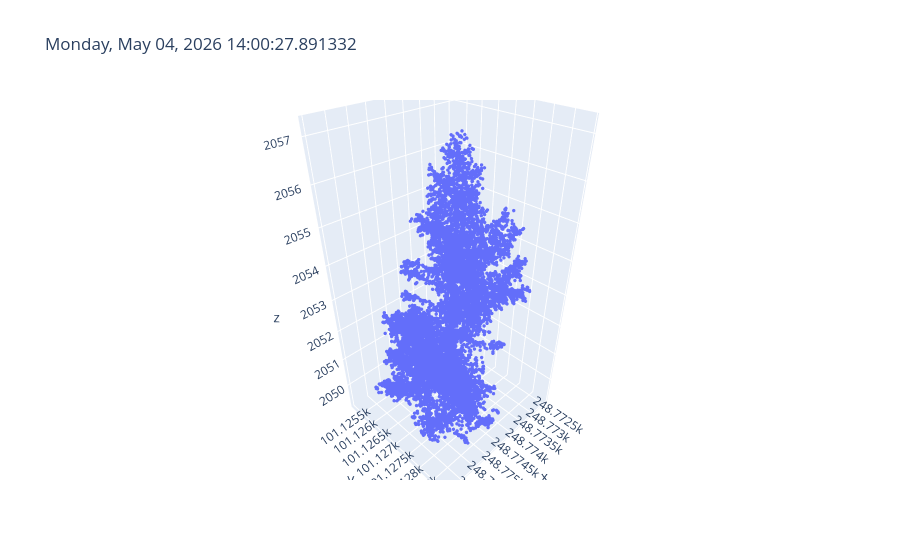

Notebook source saved alongside this figure:
### Code cell
dataset[0].plot()

### Figure 1 — Plotly figure (JSON) as saved in the notebook; plotly's stock layout.template omitted (floating-point values rounded to 4 significant figures; data arrays with more than 128 entries replaced by an {"elided": "..."} marker saying what was removed)
{"data": [{"hovertemplate": "<b>%{hovertext}</b><br><br>x=%{x}<br>y=%{y}<br>z=%{z}<extra></extra>", "hovertext": {"elided": "11631 str values"}, "legendgroup": "", "marker": {"color": "#636EFA", "opacity": 1, "size": 2, "symbol": "circle"}, "mode": "markers", "name": "", "scene": "scene", "showlegend": false, "type": "scatter3d", "x": {"elided": "11631 float values"}, "y": {"elided": "11631 float values"}, "z": {"elided": "11631 float values"}}], "layout": {"hovermode": false, "legend": {"tracegroupgap": 0}, "scene": {"aspectmode": "data", "domain": {"x": [0, 1], "y": [0, 1]}, "xaxis": {"title": {"text": "x"}}, "yaxis": {"title": {"text": "y"}}, "zaxis": {"title": {"text": "z"}}}, "title": {"text": "Monday, May 04, 2026 14:00:27.891332"}}}
